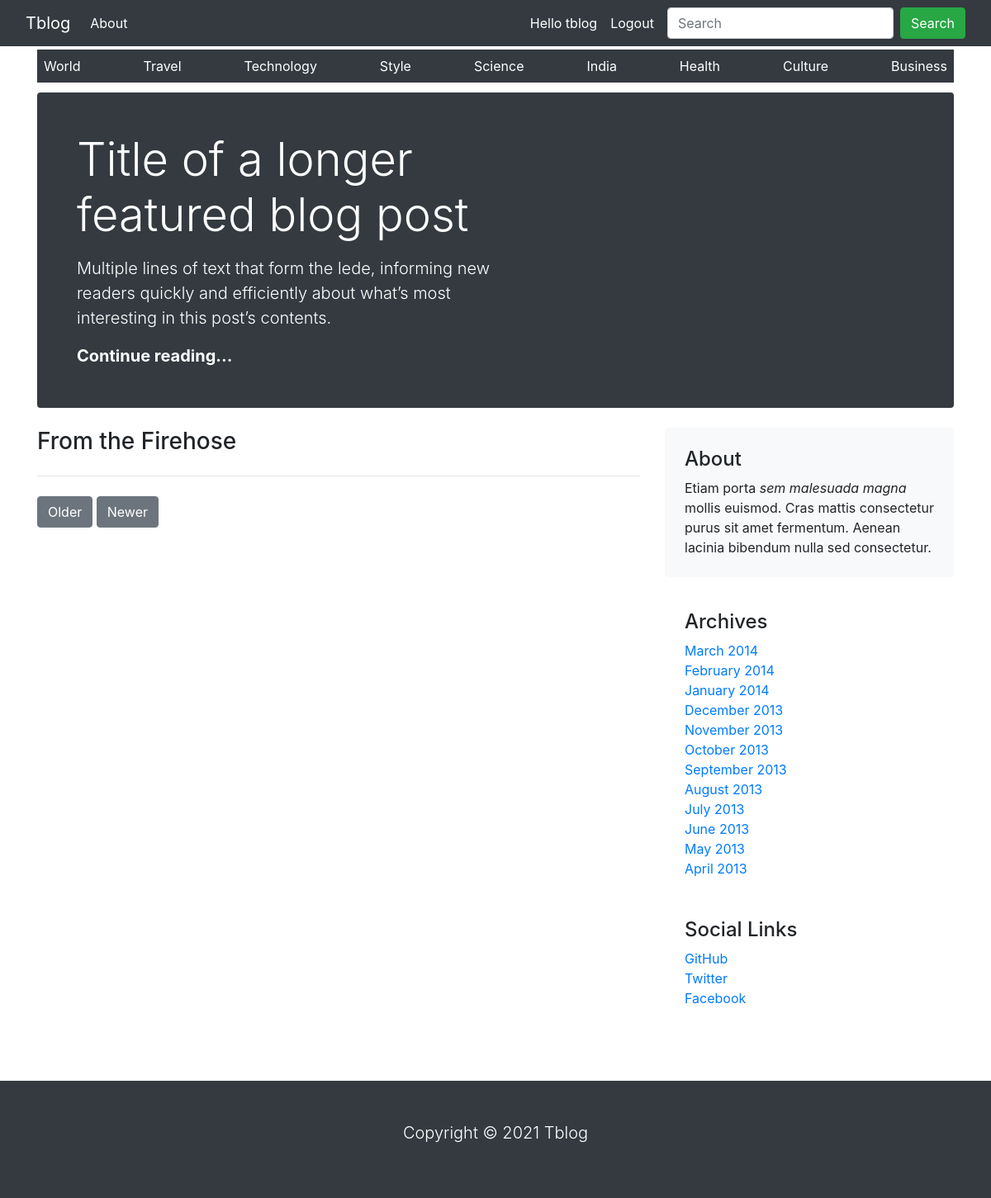
/science (signed in), run on the app's committed database.
### blog/models.py (models this page shows, shortened)
class Category(models.Model):
    name = models.CharField(max_length=150, unique=True)
    slug = models.SlugField(max_length=150, unique=True)
    class Meta:
        ordering = ('-name',)
        verbose_name = 'category'
        verbose_name_plural = 'categories'
    def get_url(self):
        return reverse('post_by_category', args=[self.slug])

### blog/views.py (the view)
# urls.py: path('', views.home, name='home'),
@login_required(login_url='login')
def home(request, category_slug=None):
    category_page = None
    post_list = None
    if category_slug is not None:
        category_page = get_object_or_404(Category, slug=category_slug)
        post_list = Post.objects.filter(category=category_page)
    else:
        post_list = Post.objects.all().filter()
    return render(request, 'blog/home.html', {'category': category_page, 'post_list': post_list})

### blog/context_processors.py (called while the page is built)
def menu_links(request):
    links = Category.objects.all()
    return dict(links=links)

### blog/templates/blog/home.html (shortened to what this page needs)
{% extends 'base.html' %}
{% load static %}
{% block content %}
<div class="container">
    <div class="nav-scroller py-1 mb-2">
        <nav class="nav d-flex justify-content-between bg-dark">
            {% for category in links %}
            <a class="p-2 link-secondary text-capitalize text-white nav-link" href="{{category.get_url}}">{{category.name}}</a>
            {% endfor %}
        </nav>
    </div>
</div>
<main class="container">
    <div class="p-4 p-md-5 mb-4 text-white rounded bg-dark">
        <div class="col-md-6 px-0">
            <h1 class="display-4 ">Title of a longer featured blog post</h1>
            <p class="lead my-3">Multiple lines of text that form the lede, informing new readers quickly and
                efficiently about what’s most interesting in this post’s contents.</p>
            <p class="lead mb-0"><a href="#" class="text-white fw-bold">Continue reading...</a></p>
        </div>
    </div>
    <div class="row">
        <div class="col-md-8">
            <h3 class="pb-4 mb-4 border-bottom">
                From the Firehose
            </h3>
            <nav class="blog-pagination" aria-label="Pagination">
                <a class="btn btn-secondary" href="#">Older</a>
                <a class="btn btn-secondary" href="#" tabindex="-1" aria-disabled="true">Newer</a>
            </nav>
        </div>
        <div class="col-md-4">
            <div class="p-4 mb-3 bg-light rounded">
                <h4>About</h4>
                <p class="mb-0">Etiam porta <em>sem malesuada magna</em> mollis euismod. Cras mattis consectetur purus
                    sit amet fermentum. Aenean lacinia bibendum nulla sed consectetur.</p>
            </div>
            <div class="p-4">
                <h4>Archives</h4>
                <ol class="list-unstyled mb-0">
                    <li><a href="#">March 2014</a></li>
                    <li><a href="#">February 2014</a></li>
                    <li><a href="#">January 2014</a></li>
                    <li><a href="#">December 2013</a></li>
                    <li><a href="#">November 2013</a></li>
                    <li><a href="#">October 2013</a></li>
                    <li><a href="#">September 2013</a></li>
                    <li><a href="#">August 2013</a></li>
                    <li><a href="#">July 2013</a></li>
                    <li><a href="#">June 2013</a></li>
                    <li><a href="#">May 2013</a></li>
                    <li><a href="#">April 2013</a></li>
                </ol>
            </div>
            <div class="p-4">
                <h4>Social Links</h4>
                <ol class="list-unstyled">
                    <li><a href="#">GitHub</a></li>
                    <li><a href="#">Twitter</a></li>
                    <li><a href="#">Facebook</a></li>
                </ol>
            </div>
        </div>
    </div>
</main>
{% endblock %}

### blog/templates/navbar.html (shortened to what this page needs)
<nav class="navbar navbar-expand-lg navbar-dark bg-dark">
  <div class="container-fluid">
    <a class="navbar-brand" href="{% url 'home' %}">Tblog</a>
    <div class="collapse navbar-collapse" id="navbarSupportedContent">
      <ul class="navbar-nav me-auto mb-2 mb-lg-0">
        <li class="nav-item">
          <a class="nav-link active" aria-current="page" href="{% url 'about' %}">About</a>
        </li>
      </ul>
      <span class="text-white">Hello {{request.user}}</span>
      <span class="nav-link"><a class="text-white" href="{% url 'logout' %}">Logout</a></span>
      <form class="d-flex">
        <input class="form-control me-2" type="search" placeholder="Search" aria-label="Search">
        <button class="btn btn-success" type="submit">Search</button>
      </form>
    </div>
  </div>
</nav>

### data on the page
Category: name "World"
Category: name "Travel"
Category: name "Technology"
Category: name "Style"
Category: name "Science"
Category: name "India"
Category: name "Health"
Category: name "Culture"
Category: name "Business"

### other printed values
{{ request.user }} "tblog"
